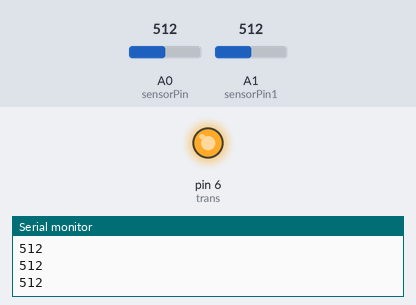
This sketch was run on a simulated Arduino Uno, built with avr-gcc and run on an emulated ATmega328P. Parts: output pins drawn as LEDs (lit = HIGH), the last lines printed to the serial monitor. The test bench sets the inputs (shaded band); at power-on: A0 (sensorPin) = 512, A1 (sensorPin1) = 512.

Above: at 1.2 s.
1.3 s: A0 (sensorPin) set to 166
2.8 s: A0 (sensorPin) set to 138
At 3.5 s:
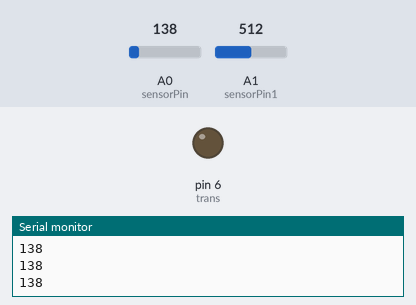
4.3 s: A0 (sensorPin) set to 160
At 5.5 s:
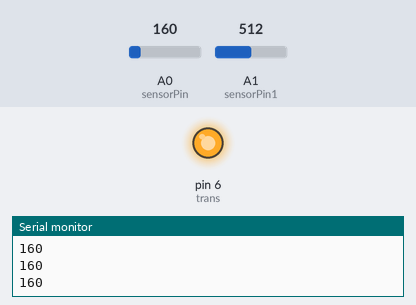
5.8 s: A0 (sensorPin) set to 140
At 6.9 s:
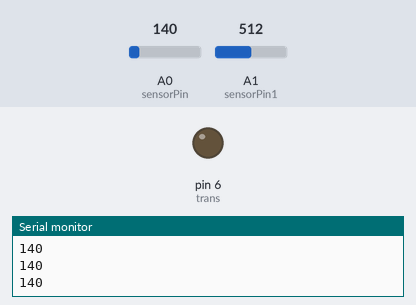
Timing chart, 0 to 8.3 s (numbered marks = the images above; inputs shaded):
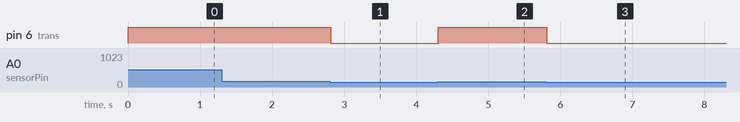

Measured:
- the behaviour switches between 150 and 149 on A0 (sensorPin) (found by bisection; images 0 and 1)
- after the input at 2.8 s, pin 6 (trans): HIGH → LOW at once
- after the input at 4.3 s, pin 6 (trans): LOW → HIGH at once
- after the input at 5.8 s, pin 6 (trans): HIGH → LOW at once

The sketch:

sketch_apr10b.ino
```cpp
int sensorPin = A0;
int sensorPin1 = A1;
// select the input pin for the potentiometer
// select the pin for the LED
int sensorValue = 0;  // variable to store the value coming from the sensor
int sensorValue1 = 0;
int trans = 6;
void setup() {
  // declare the ledPin as an OUTPUT:
  pinMode(trans, OUTPUT);
  Serial.begin(9600);
}

void loop() {
 //read the value from the sensor:
 sensorValue = analogRead(sensorPin);
 sensorValue1 = analogRead(sensorPin1);
 if(sensorValue < 150){
      digitalWrite(trans, LOW);
    }
 else{
      digitalWrite(trans, HIGH);
    }
 // Serial.print("LM358 ");
 Serial.println(sensorValue);
 // Serial.print("Photosensor ");
 //Serial.println(sensorValue1);
 delay(20);

}
```
